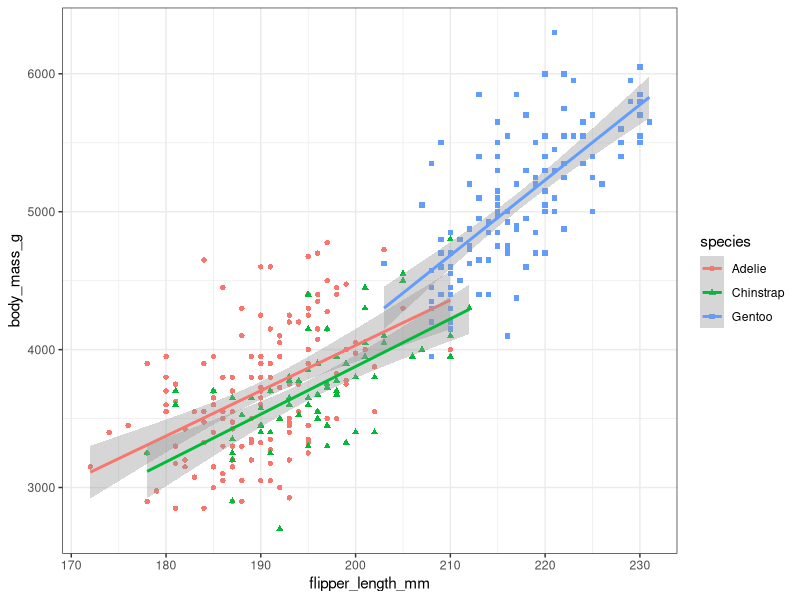

Source code (R):
## ---- chunk 1
library(palmerpenguins)
library(tidyverse)

dat <- penguins

ggplot(
  dat,
  aes(x = flipper_length_mm, y = body_mass_g, color = species, shape = species)
) +
  geom_point() +
  geom_smooth(method = lm) +
  theme_bw()
